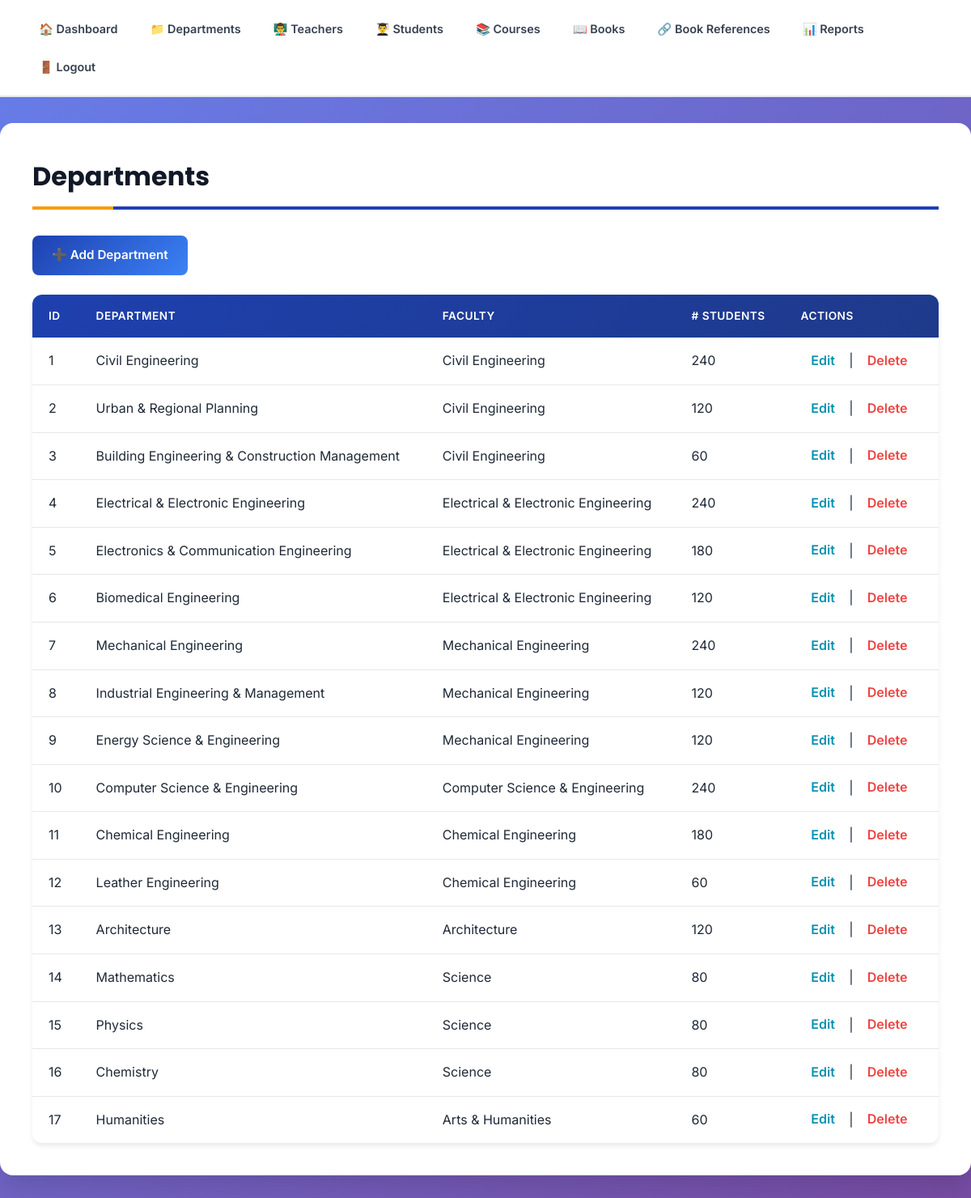
/admin/departments_list.php (signed in), run on the app's committed database.
### tables this page shows
CREATE TABLE `departments` (
  `dept_id` int(11) NOT NULL,
  `dept_name` varchar(50) NOT NULL,
  `faculty` varchar(50) NOT NULL,
  `no_of_students` int(11) DEFAULT 0 CHECK (`no_of_students` >= 0)
);

### public/admin/departments_list.php (the view, shortened to what this page needs)
<?php
require_once __DIR__ . '/../../src/db.php';
$res = $mysqli->query("SELECT * FROM departments ORDER BY dept_id ASC");
$departments = $res ? $res->fetch_all(MYSQLI_ASSOC) : [];
?>
<!doctype html>
<html>
<head>
  <link rel="stylesheet" href="../../css/style.css">
</head>
<body>
<?php include __DIR__ . '/../../src/admin_nav.php'; ?>
  <main class="container">
    <h2>Departments</h2>
    <a href="departments_add.php" class="btn">➕ Add Department</a>
    <table class="data-table">
      <thead>
        <tr>
          <th>ID</th>
          <th>Department</th>
          <th>Faculty</th>
          <th># Students</th>
          <th>Actions</th>
        </tr>
      </thead>
      <tbody>
        <?php if (empty($departments)): ?>
          <tr><td colspan="5">No departments found.</td></tr>
        <?php else: ?>
          <?php foreach ($departments as $d): ?>
            <tr>
              <td><?=htmlspecialchars($d['dept_id'])?></td>
              <td><?=htmlspecialchars($d['dept_name'])?></td>
              <td><?=htmlspecialchars($d['faculty'])?></td>
              <td><?=htmlspecialchars($d['no_of_students'])?></td>
              <td>
                <a href="departments_edit.php?id=<?=urlencode($d['dept_id'])?>">Edit</a> |
                <a href="departments_delete.php?id=<?=urlencode($d['dept_id'])?>" class="delete-btn" onclick="return confirm('Are you sure you want to delete this department?')">Delete</a>
              </td>
            </tr>
          <?php endforeach; ?>
        <?php endif; ?>
      </tbody>
    </table>
  </main>
</body>
</html>

### css/style.css (style rules this page uses)
* { margin: 0; padding: 0; box-sizing: border-box; }
:root { --primary-color: #1e40af; --primary-dark: #1e3a8a; --primary-light: #3b82f6; --secondary-color: #0891b2; --accent-color: #f59e0b; --success-color: #10b981; --danger-color: #ef4444; --warning-color: #f59e0b; --white: #ffffff; --gray-50: #f9fafb; --gray-100: #f3f4f6; --gray-200: #e5e7eb; --gray-300: #d1d5db; --gray-400: #9ca3af; --gray-600: #4b5563; --gray-700: #374151; --gray-800: #1f2937; --gray-900: #111827; --shadow-sm: 0 1px 2px 0 rgba(0, 0, 0, 0.05); --shadow-md: 0 4px 6px -1px rgba(0, 0, 0, 0.1); --shadow-lg: 0 10px 15px -3px rgba(0, 0, 0, 0.1); --shadow-xl: 0 20px 25px -5px rgba(0, 0, 0, 0.1); --radius-sm: 0.375rem; --radius-md: 0.5rem; --radius-lg: 0.75rem; --radius-xl: 1rem; }
body { font-family: 'Inter', -apple-system, BlinkMacSystemFont, 'Segoe UI', sans-serif; background: linear-gradient(135deg, #667eea 0%, #764ba2 100%); background-attachment: fixed; min-height: 100vh; color: var(--gray-800); line-height: 1.6; }
.container { max-width: 1200px; margin: 2rem auto; background: var(--white); padding: 2.5rem; border-radius: var(--radius-xl); box-shadow: var(--shadow-xl); animation: fadeIn 0.5s ease; }
.container h2 { font-family: 'Poppins', sans-serif; font-size: 2rem; font-weight: 700; color: var(--gray-900); border-bottom: 4px solid var(--primary-color); padding-bottom: 0.75rem; margin-bottom: 2rem; position: relative; }
.container h2::after { content: ''; position: absolute; bottom: -4px; left: 0; width: 100px; height: 4px; background: var(--accent-color); }
.btn, a[href*="add"], button[type="submit"], input[type="submit"] { display: inline-block; padding: 0.75rem 1.5rem; font-weight: 600; text-decoration: none; border-radius: var(--radius-md); transition: all 0.3s ease; border: none; cursor: pointer; font-size: 0.95rem; box-shadow: var(--shadow-sm); }
.btn, a[href*="add"] { background: linear-gradient(135deg, var(--primary-color), var(--primary-light)); color: var(--white); }
a[href*="edit"] { color: var(--secondary-color); font-weight: 600; text-decoration: none; padding: 0.4rem 0.8rem; border-radius: var(--radius-sm); transition: all 0.3s ease; }
a.delete-btn, a[href*="delete"] { color: var(--danger-color); font-weight: 600; text-decoration: none; padding: 0.4rem 0.8rem; border-radius: var(--radius-sm); transition: all 0.3s ease; }
.data-table { width: 100%; border-collapse: separate; border-spacing: 0; margin-top: 1.5rem; border-radius: var(--radius-lg); overflow: hidden; box-shadow: var(--shadow-md); }
.data-table thead { background: linear-gradient(135deg, var(--primary-color), var(--primary-dark)); color: var(--white); }
.data-table th { padding: 1rem 1.25rem; text-align: left; font-weight: 600; text-transform: uppercase; font-size: 0.85rem; letter-spacing: 0.5px; }
.data-table td { padding: 1rem 1.25rem; border-bottom: 1px solid var(--gray-200); background: var(--white); transition: background 0.3s ease; }
.data-table tbody tr:last-child td { border-bottom: none; }

### data on the page
departments: dept_id "1", dept_name "Civil Engineering", faculty "Civil Engineering", no_of_students "240"
departments: dept_id "2", dept_name "Urban & Regional Planning", faculty "Civil Engineering", no_of_students "120"
departments: dept_id "3", dept_name "Building Engineering & Construction Management", faculty "Civil Engineering", no_of_students "60"
departments: dept_id "4", dept_name "Electrical & Electronic Engineering", faculty "Electrical & Electronic Engineering", no_of_students "240"
departments: dept_id "5", dept_name "Electronics & Communication Engineering", faculty "Electrical & Electronic Engineering", no_of_students "180"
departments: dept_id "6", dept_name "Biomedical Engineering", faculty "Electrical & Electronic Engineering", no_of_students "120"
departments: dept_id "7", dept_name "Mechanical Engineering", faculty "Mechanical Engineering", no_of_students "240"
departments: dept_id "8", dept_name "Industrial Engineering & Management", faculty "Mechanical Engineering", no_of_students "120"
departments: dept_id "9", dept_name "Energy Science & Engineering", faculty "Mechanical Engineering", no_of_students "120"
departments: dept_id "10", dept_name "Computer Science & Engineering", faculty "Computer Science & Engineering", no_of_students "240"
departments: dept_id "11", dept_name "Chemical Engineering", faculty "Chemical Engineering", no_of_students "180"
departments: dept_id "12", dept_name "Leather Engineering", faculty "Chemical Engineering", no_of_students "60"
departments: dept_id "13", dept_name "Architecture", faculty "Architecture", no_of_students "120"
departments: dept_id "14", dept_name "Mathematics", faculty "Science", no_of_students "80"
departments: dept_id "15", dept_name "Physics", faculty "Science", no_of_students "80"
departments: dept_id "16", dept_name "Chemistry", faculty "Science", no_of_students "80"
departments: dept_id "17", dept_name "Humanities", faculty "Arts & Humanities", no_of_students "60"
